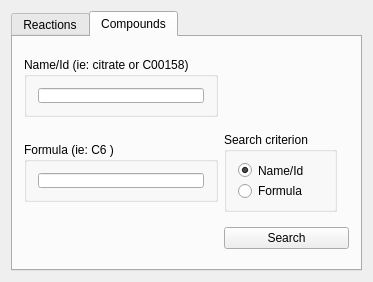
<ui version="4.0" >
 <class>SearchDialogClass</class>
 <widget class="QDialog" name="SearchDialogClass" >
  <property name="geometry" >
   <rect>
    <x>0</x>
    <y>0</y>
    <width>354</width>
    <height>282</height>
   </rect>
  </property>
  <property name="maximumSize" >
   <size>
    <width>400</width>
    <height>16777215</height>
   </size>
  </property>
  <property name="windowTitle" >
   <string>Search dialog</string>
  </property>
  <layout class="QVBoxLayout" name="verticalLayout_4" >
   <item>
    <widget class="QTabWidget" name="tabWidget" >
     <property name="maximumSize" >
      <size>
       <width>400</width>
       <height>16777215</height>
      </size>
     </property>
     <property name="currentIndex" >
      <number>1</number>
     </property>
     <widget class="QWidget" name="tab" >
      <property name="geometry" >
       <rect>
        <x>4</x>
        <y>34</y>
        <width>330</width>
        <height>237</height>
       </rect>
      </property>
      <attribute name="title" >
       <string>Reactions</string>
      </attribute>
      <layout class="QGridLayout" name="gridLayout_2" >
       <item rowspan="2" row="0" column="0" colspan="2" >
        <widget class="QLabel" name="label" >
         <property name="text" >
          <string>Left metabolites</string>
         </property>
        </widget>
       </item>
       <item row="2" column="0" colspan="2" >
        <widget class="MyTextEdit" name="textEditLeftMetabolites" >
         <property name="minimumSize" >
          <size>
           <width>110</width>
           <height>0</height>
          </size>
         </property>
         <property name="tabChangesFocus" >
          <bool>true</bool>
         </property>
        </widget>
       </item>
       <item row="2" column="3" >
        <widget class="MyTextEdit" name="textEditRightMetabolites" >
         <property name="minimumSize" >
          <size>
           <width>110</width>
           <height>0</height>
          </size>
         </property>
         <property name="tabChangesFocus" >
          <bool>true</bool>
         </property>
        </widget>
       </item>
       <item row="3" column="0" colspan="2" >
        <widget class="QLabel" name="label_3" >
         <property name="text" >
          <string>Direction of reaction</string>
         </property>
        </widget>
       </item>
       <item rowspan="2" row="4" column="0" colspan="2" >
        <widget class="QLabel" name="label_7" >
         <property name="text" >
          <string>Organism</string>
         </property>
        </widget>
       </item>
       <item row="5" column="1" colspan="3" >
        <widget class="QComboBox" name="comboBox_4" >
         <property name="sizePolicy" >
          <sizepolicy vsizetype="Preferred" hsizetype="Preferred" >
           <horstretch>0</horstretch>
           <verstretch>0</verstretch>
          </sizepolicy>
         </property>
         <property name="maximumSize" >
          <size>
           <width>16777215</width>
           <height>20</height>
          </size>
         </property>
         <property name="currentIndex" >
          <number>-1</number>
         </property>
        </widget>
       </item>
       <item row="6" column="0" colspan="3" >
        <spacer name="horizontalSpacer_3" >
         <property name="orientation" >
          <enum>Qt::Horizontal</enum>
         </property>
         <property name="sizeHint" stdset="0" >
          <size>
           <width>182</width>
           <height>22</height>
          </size>
         </property>
        </spacer>
       </item>
       <item row="1" column="3" >
        <widget class="QLabel" name="label_2" >
         <property name="text" >
          <string>Right metabolites</string>
         </property>
        </widget>
       </item>
       <item row="2" column="2" >
        <widget class="QComboBox" name="comboBoxDirection" >
         <property name="maximumSize" >
          <size>
           <width>90</width>
           <height>16777215</height>
          </size>
         </property>
        </widget>
       </item>
       <item row="6" column="3" >
        <widget class="QPushButton" name="pushButton" >
         <property name="text" >
          <string>Search</string>
         </property>
        </widget>
       </item>
      </layout>
     </widget>
     <widget class="QWidget" name="tab_2" >
      <property name="geometry" >
       <rect>
        <x>0</x>
        <y>0</y>
        <width>330</width>
        <height>237</height>
       </rect>
      </property>
      <attribute name="title" >
       <string>Compounds</string>
      </attribute>
      <layout class="QGridLayout" name="gridLayout" >
       <item row="0" column="0" >
        <widget class="QGroupBox" name="groupBoxName" >
         <property name="maximumSize" >
          <size>
           <width>16777215</width>
           <height>60</height>
          </size>
         </property>
         <property name="title" >
          <string>Name/Id (ie: citrate or C00158)</string>
         </property>
         <layout class="QVBoxLayout" name="verticalLayout_3" >
          <item>
           <widget class="QLineEdit" name="lineEditNameID" />
          </item>
         </layout>
        </widget>
       </item>
       <item row="1" column="0" >
        <widget class="QGroupBox" name="groupBoxFormula" >
         <property name="maximumSize" >
          <size>
           <width>16777215</width>
           <height>60</height>
          </size>
         </property>
         <property name="title" >
          <string>Formula (ie: C6 )</string>
         </property>
         <layout class="QVBoxLayout" name="verticalLayout_2" >
          <item>
           <widget class="QLineEdit" name="lineEditFormula" />
          </item>
         </layout>
        </widget>
       </item>
       <item row="2" column="0" >
        <spacer name="horizontalSpacer" >
         <property name="orientation" >
          <enum>Qt::Horizontal</enum>
         </property>
         <property name="sizeHint" stdset="0" >
          <size>
           <width>197</width>
           <height>22</height>
          </size>
         </property>
        </spacer>
       </item>
       <item row="2" column="1" colspan="3" >
        <widget class="QPushButton" name="pushButton_2" >
         <property name="text" >
          <string>Search</string>
         </property>
        </widget>
       </item>
       <item row="1" column="1" >
        <widget class="QGroupBox" name="groupBox_3" >
         <property name="maximumSize" >
          <size>
           <width>16777215</width>
           <height>80</height>
          </size>
         </property>
         <property name="title" >
          <string>Search criterion</string>
         </property>
         <layout class="QVBoxLayout" name="verticalLayout" >
          <item>
           <widget class="QRadioButton" name="radioButtonNameID" >
            <property name="text" >
             <string>Name/Id</string>
            </property>
            <property name="checked" >
             <bool>true</bool>
            </property>
           </widget>
          </item>
          <item>
           <widget class="QRadioButton" name="radioButtonFormula" >
            <property name="text" >
             <string>Formula</string>
            </property>
           </widget>
          </item>
         </layout>
        </widget>
       </item>
      </layout>
     </widget>
    </widget>
   </item>
  </layout>
 </widget>
 <layoutdefault spacing="6" margin="11" />
 <customwidgets>
  <customwidget>
   <class>MyTextEdit</class>
   <extends>QTextEdit</extends>
   <header>mytextedit.h</header>
  </customwidget>
 </customwidgets>
 <resources/>
 <connections/>
</ui>
